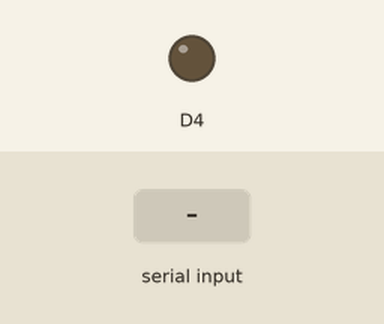
Simulated run of this sketch. Board: ESP8266 (Wemos D1 mini). On the bench: output pins drawn as LEDs (lit = HIGH, except the on-board LED, lit = LOW). The inputs (shaded band) are chosen by the test bench. WiFi joins after 1.5 s; servers stay silent unless stated; EEPROM starts erased; what the sketch prints to the serial monitor is not drawn.

Above: at 2.9 s.
3.0 s: "1\n" received over the second serial link
At 4.2 s:
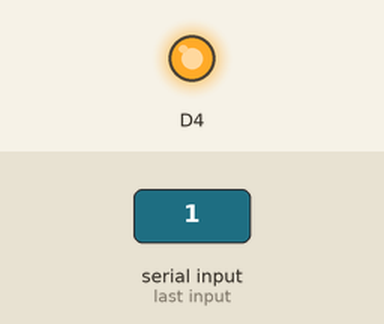
Timing chart, 0 to 6.0 s (numbered marks = the images above; inputs shaded):
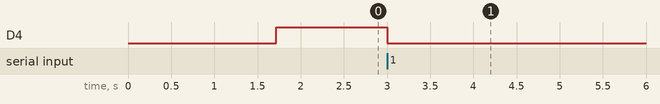

The sketch:

GardenLabESP8266.ino
```cpp
/*GardenLab ESP8266 Wemos D1 Mini
   Responsible for receiving data over serial from the Arduino and pass it on to the
   Raspberry Pi Server.
   The Arduino controls the power for this board so to save battery it's only turned on when
   the Arduino is ready to send data
   Quentin McDonald
   May 2017
*/

//This example will set up a static IP - in this case 192.168.1.99

#include <SoftwareSerial.h>
#include <ESP8266WiFi.h>
#include <WiFiClient.h>
#include <WiFiUdp.h>
#include <EEPROM.h>

/* Pin definitions: */
#define RX D1
#define TX D2


SoftwareSerial softSerial = SoftwareSerial(RX, TX);

String data_string = "";
String last_data_string="";

String esid;
long rssi;
long wifi_strength;
char buff[128];

WiFiServer server(80);
IPAddress ip(192, 168, 1, 99); // where xx is the desired IP Address
IPAddress gateway(192, 168, 1, 1); // set gateway to match your network


int num_bytes = 0; // Number of bytes to read
int bytes_read = 0; // Number currently read

void setup() {
  Serial.begin(9600);
  delay(10);
  softSerial.begin(9600);
  softSerial.flush();

  // Start the server
  server.begin();
  Serial.println("Server started");

pinMode(BUILTIN_LED, OUTPUT);
  digitalWrite(BUILTIN_LED,LOW);
  setupWifi();


  digitalWrite(BUILTIN_LED,HIGH);
  pinMode(2, OUTPUT);


}


void loop() {


  if ( softSerial.available()) {

    if ( num_bytes == 0 ) {
      num_bytes = (int)softSerial.read();
      Serial.print("Num bytes to read from Arduino =");
      Serial.println(num_bytes);
       digitalWrite(BUILTIN_LED,LOW);
    } else {
      char c = softSerial.read();
      data_string += c;
      bytes_read++;
      // If we have read the whole string post it to server
      if ( num_bytes == bytes_read ) {
        digitalWrite(BUILTIN_LED,HIGH);
        delay(500);
          digitalWrite(BUILTIN_LED,LOW);
        post_data(data_string);
        last_data_string = data_string;
        data_string = "";
        num_bytes = 0;
        bytes_read = 0;
      }
    }


  }


}


void setupWifi() {
  EEPROM.begin(512);
  // read eeprom for ssid and pass
  Serial.println("Reading EEPROM ssid");
  for (int i = 0; i < 32; ++i)
  {
    esid += char(EEPROM.read(i));
  }
  Serial.print("SSID: ");
  Serial.println(esid);
  Serial.println("Reading EEPROM pass");
  String epass = "";
  for (int i = 32; i < 96; ++i)
  {
    epass += char(EEPROM.read(i));
  }
  Serial.print("PASS: ");
  Serial.println(epass);
  Serial.print(F("Setting static ip to : "));
  Serial.println(ip);

  // Connect to WiFi network
  Serial.println();
  Serial.println();
  Serial.print("Connecting to ");
  Serial.println(esid);
  IPAddress subnet(255, 255, 255, 0); // set subnet mask to match your network
  WiFi.config(ip, gateway, subnet);
  WiFi.begin(esid.c_str(), epass.c_str());

  while (WiFi.status() != WL_CONNECTED) {
    delay(500);
    Serial.print(".");
  }
  Serial.println("");
  Serial.println("WiFi connected");
  // Print the IP address
  Serial.print("Use this URL : ");
  Serial.print("http://");
  Serial.print(WiFi.localIP());
  Serial.println("/");

}


void post_data(const String& dstring) {


  Serial.println("Posting data string:");
  Serial.println(data_string);

  // Use WiFiClient class to create TCP connections
  WiFiClient client;
  const char* host = "192.168.1.13";
  const int httpPort = 8080;
  if (!client.connect(host, httpPort)) {
    Serial.println("connection failed");
    return;
  }

  //  // We now create a URI for the request
  String url = "/input/";


  client.print(String("POST ") + url + " HTTP/1.1\r\n" +
               "Host: " + host + "\r\n" +
               "Accept: */*\r\n" +
               "Content-Length: " + dstring.length() + "\r\n" +
               "Content-Type: application/x-www-form-urlencoded\r\n\r\n");
  client.println(dstring);

  delay(10);

  // Read all the lines of the reply from server and print them to Serial
  while (client.available()) {
    String line = client.readStringUntil('\r');
    Serial.print(line);
  }

  Serial.println();
  Serial.println("closing connection");


}
```

Measured:
- after the input at 3.0 s, D4: HIGH → LOW at once
